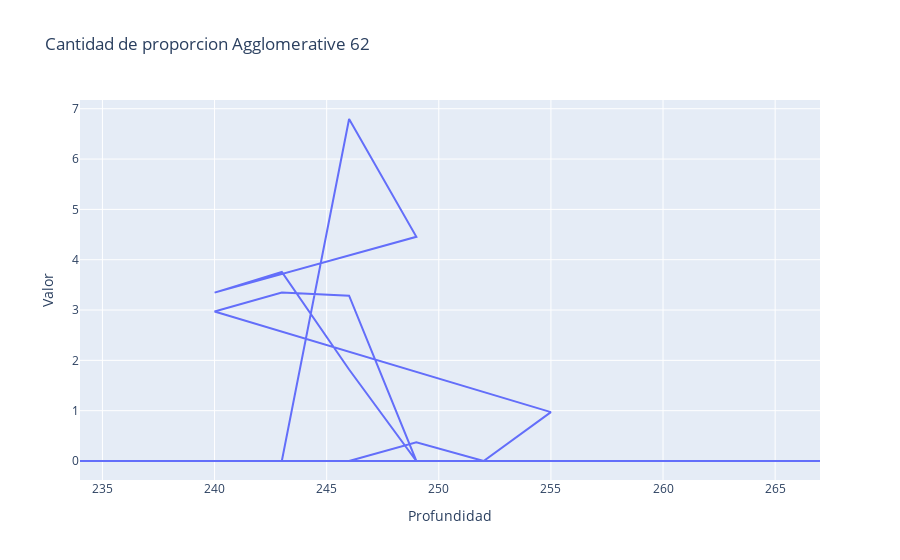

Write notebook code for a chart like this one.
### Code cell
fig = go.Figure()
fig.add_trace(go.Scatter(x=df_features_1_62[df_features_1_62["Cluster"] == 27]["Profundidad"], y=df_features_1_62[df_features_1_62["Cluster"] == element]["Valor"], name=nameCluster))
# for element in df_features_1_62["Cluster"].unique():
#     nameCluster = str(element) + " (" +  str(len(df_features_1_62[df_features_1_62["Cluster"] == element]["Family"].unique())) + ")"
#     fig.add_trace(go.Scatter(x=df_features_1_62[df_features_1_62["Cluster"] == element]["Profundidad"], y=df_features_1_62[df_features_1_62["Cluster"] == element]["Valor"], name=nameCluster))

fig.update_layout(title='Cantidad de proporcion Agglomerative 62',
                   xaxis_title='Profundidad',
                   yaxis_title='Valor')
fig.show()

### Figure 1 — Plotly figure (JSON) as saved in the notebook; plotly's stock layout.template omitted (floating-point values rounded to 4 significant figures)
{"data": [{"name": "59 (18)", "type": "scatter", "x": [240, 243, 240, 243, 240, 243, 234, 237, 240, 243, 246, 249, 252, 255, 258, 261, 264, 267, 240, 243, 246, 249, 252, 255, 240, 243, 246, 249, 252, 255, 240, 243, 246, 249, 252, 255, 240, 243, 246, 249, 252, 255, 237, 240, 243, 246, 249, 240, 243, 246, 249, 252, 255, 258, 261, 264, 240, 243, 246, 249, 240, 243, 246, 249, 240, 243, 246, 249, 240, 243, 246, 249, 240, 243, 246, 249, 237, 240, 243, 246, 249, 237, 240, 243, 246, 249, 237, 240, 243, 237, 240, 243], "y": [0, 0, 0, 0, 0, 0, 0, 0, 0, 0, 0, 0, 0, 0, 0, 0, 0, 0, 0, 0, 0, 0, 0, 0, 0, 0, 0, 0.372, 0, 0, 0, 0, 0, 0, 0, 0.971, 2.97, 3.346, 3.286, 0, 0, 0, 0, 0, 0, 6.796, 4.455, 3.346, 3.756, 1.818, 0, 0, 0, 0, 0, 0, 0, 0, 0, 0, 0, 0, 0, 0, 0, 0, 0, 0, 0, 0, 0, 0, 0, 0, 0, 0, 0, 0, 0, 0]}], "layout": {"title": {"text": "Cantidad de proporcion Agglomerative 62"}, "xaxis": {"title": {"text": "Profundidad"}}, "yaxis": {"title": {"text": "Valor"}}}}
